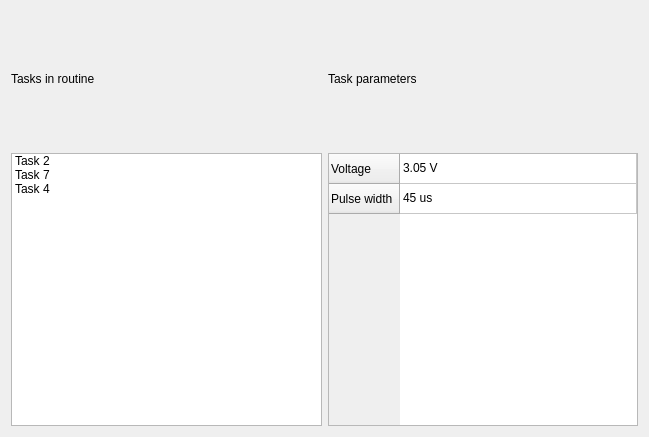
<?xml version="1.0" encoding="UTF-8"?>
<ui version="4.0">
 <class>RoutineWidget</class>
 <widget class="QWidget" name="RoutineWidget">
  <property name="geometry">
   <rect>
    <x>0</x>
    <y>0</y>
    <width>649</width>
    <height>437</height>
   </rect>
  </property>
  <property name="windowTitle">
   <string>Form</string>
  </property>
  <layout class="QGridLayout" name="gridLayout">
   <item row="1" column="0" rowspan="2">
    <widget class="QListWidget" name="listWidget">
     <property name="enabled">
      <bool>true</bool>
     </property>
     <property name="dragEnabled">
      <bool>true</bool>
     </property>
     <property name="dragDropMode">
      <enum>QAbstractItemView::DragDrop</enum>
     </property>
     <item>
      <property name="text">
       <string>Task 2</string>
      </property>
     </item>
     <item>
      <property name="text">
       <string>Task 7</string>
      </property>
     </item>
     <item>
      <property name="text">
       <string>Task 4</string>
      </property>
     </item>
    </widget>
   </item>
   <item row="1" column="1" rowspan="2">
    <widget class="QTableWidget" name="tableWidget">
     <attribute name="horizontalHeaderVisible">
      <bool>false</bool>
     </attribute>
     <attribute name="horizontalHeaderStretchLastSection">
      <bool>true</bool>
     </attribute>
     <row>
      <property name="text">
       <string>Voltage</string>
      </property>
     </row>
     <row>
      <property name="text">
       <string>Pulse width</string>
      </property>
     </row>
     <column>
      <property name="text">
       <string>Value</string>
      </property>
     </column>
     <item row="0" column="0">
      <property name="text">
       <string>3.05 V</string>
      </property>
     </item>
     <item row="1" column="0">
      <property name="text">
       <string>45 us</string>
      </property>
     </item>
    </widget>
   </item>
   <item row="0" column="1">
    <widget class="QLabel" name="label_3">
     <property name="text">
      <string>Task parameters</string>
     </property>
    </widget>
   </item>
   <item row="0" column="0">
    <widget class="QLabel" name="label_2">
     <property name="text">
      <string>Tasks in routine</string>
     </property>
    </widget>
   </item>
  </layout>
 </widget>
 <resources/>
 <connections/>
</ui>
